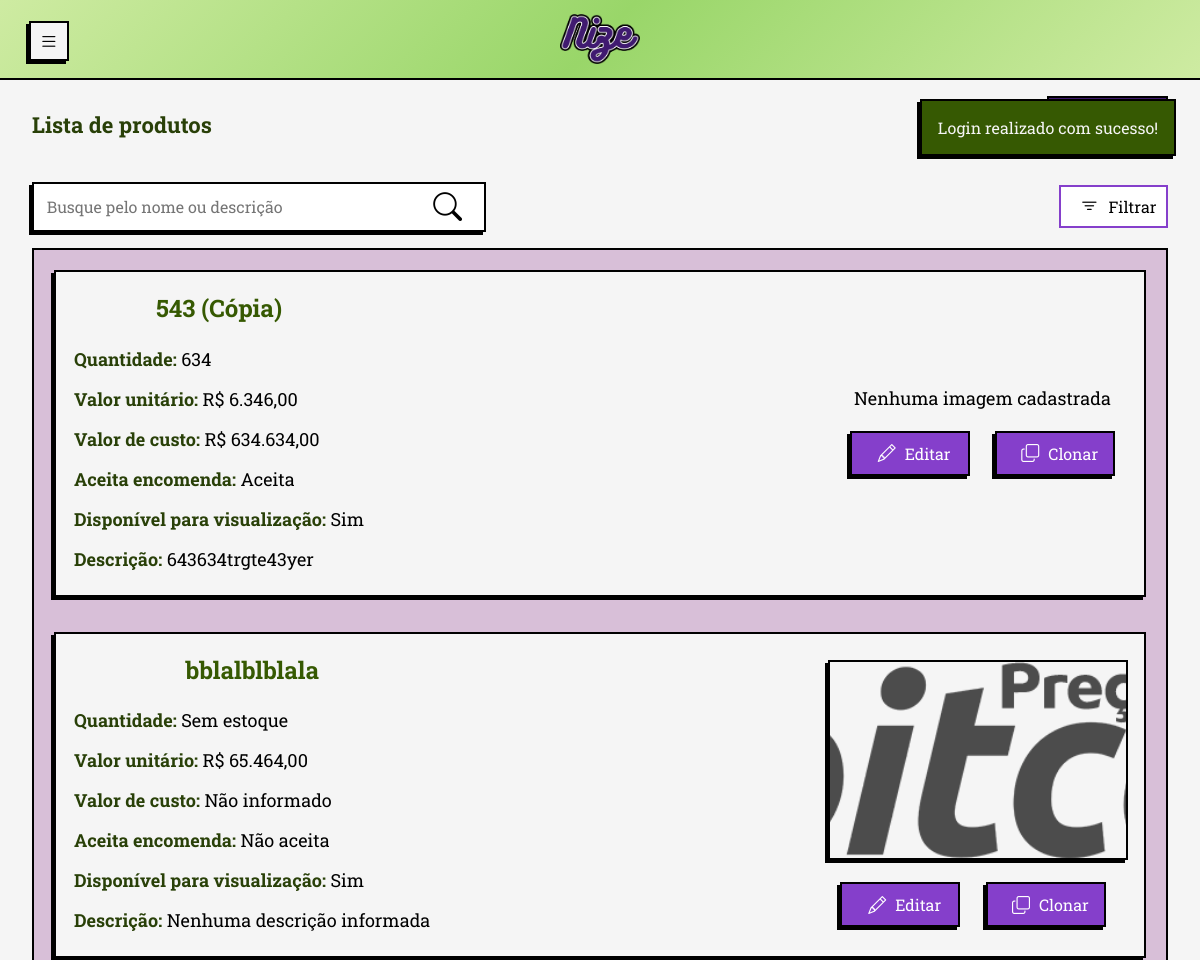
Before: /php/view/produtos/visualizacao_produtos.php (signed in, upper part) with the older database file.
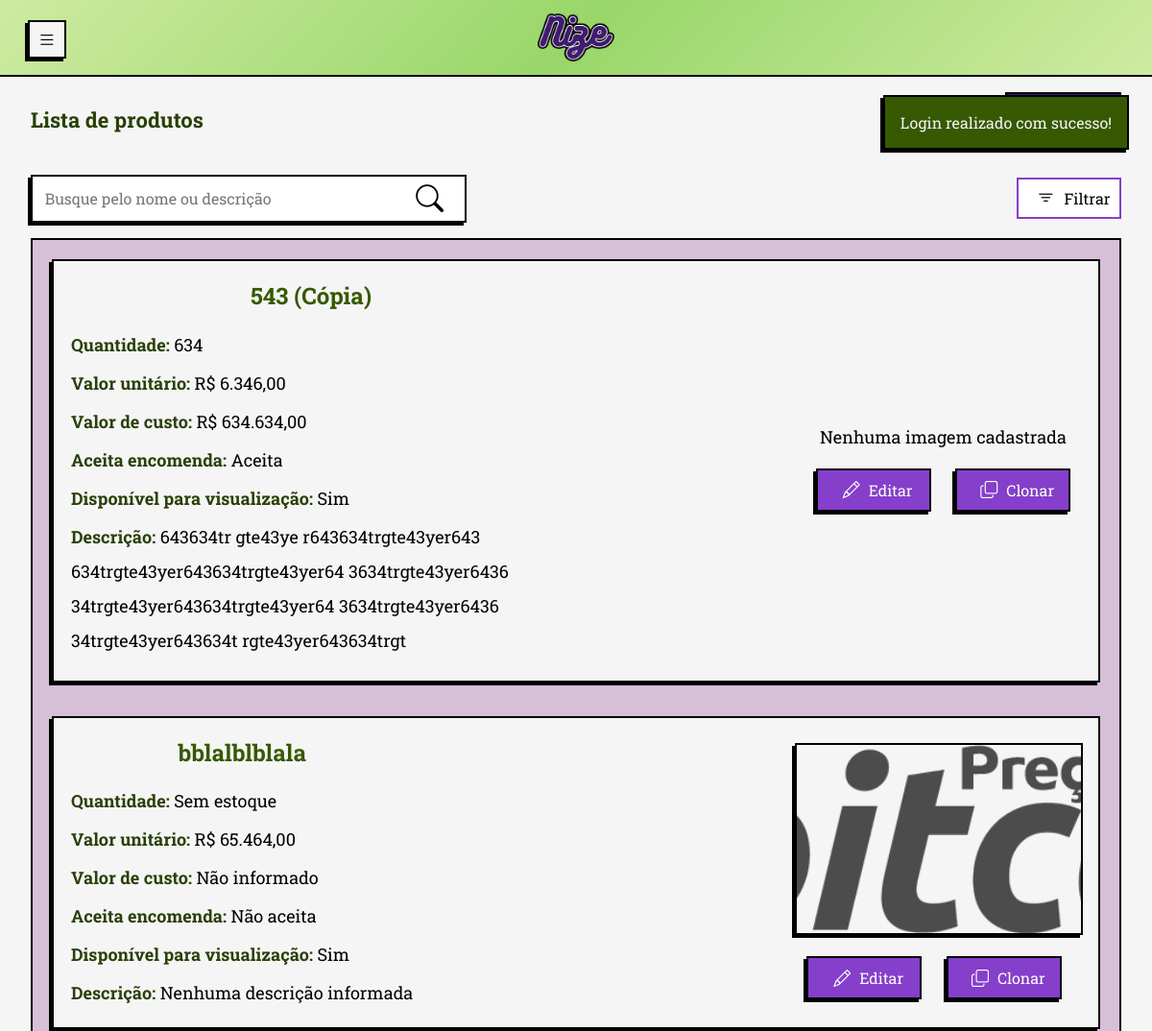
After: the same page with the newer database file.
### tables this page shows
CREATE TABLE produtos (
            id_produto INTEGER PRIMARY KEY AUTOINCREMENT NOT NULL,
            id_usuario INTEGER NOT NULL,
            nome TEXT NOT NULL,
            valor_unitario REAL NOT NULL,
            quantidade INTEGER NULL,
            imagem TEXT NULL,
            aceita_encomenda INTEGER NULL,
            descricao TEXT NULL,
            valor_custo REAL NULL,
            aceita_visualizacao INTEGER NULL,
            created_at TIMESTAMP NOT NULL DEFAULT CURRENT_TIMESTAMP,
            FOREIGN KEY (id_usuario) REFERENCES usuario (id_usuario)
    );

### php/persistence/conexaoBanco.class.php (called while the page is built, shortened)
<?php
class ConexaoBanco extends PDO {
    private static $instancia = null;
    public static function getInstancia() {
        if (!isset(self::$instancia)) {
            try {
                $caminhoBanco = __DIR__ . '/nize_database.db';
                $dsn = "sqlite:" . $caminhoBanco;
                self::$instancia = new ConexaoBanco($dsn, null, null);
                self::$instancia->setAttribute(PDO::ATTR_ERRMODE, PDO::ERRMODE_EXCEPTION);
                self::$instancia->setAttribute(PDO::ATTR_DEFAULT_FETCH_MODE, PDO::FETCH_ASSOC);
            } catch (PDOException $e) {
                $msg_erro = urlencode("Erro ao conectar com o banco SQLite: " . $e->getMessage());
                header("location:../view/general/erro.php?msg=" . $msg_erro);
                exit;
            }
        }
        return self::$instancia;
    }
}

### php/model/usuario.class.php (called while the page is built, shortened)
<?php
class Usuario{
    public function __get($attribute){
        return $this->$attribute;
    }
}
?>

### php/dao/produtodao.class.php (called while the page is built, shortened)
<?php
require_once __DIR__ . '/../persistence/conexaoBanco.class.php';
class ProdutoDAO{
    private $conexao;
    public function __construct() {
        $this-> conexao = ConexaoBanco::getInstancia();
    }
    public function listarTodosProdutos($id_usuario) : array {
        try{
            $sql = $this->conexao->prepare("SELECT * FROM produtos WHERE id_usuario = :id_usuario ORDER BY nome COLLATE NOCASE ASC");
            $sql->bindValue(":id_usuario", $id_usuario);
            $sql->execute();
            return $sql->fetchAll(PDO::FETCH_ASSOC);
        } catch (Exception $e){
            $_SESSION['msg'] = "Erro ao listar produtos";
            header("location:../view/produtos/visualizacao_produtos.php");
            exit;
        }
    }
}

### php/view/produtos/visualizacao_produtos.php (the view, shortened to what this page needs)
<?php
require_once '../../model/usuario.class.php';
require_once '../../dao/produtodao.class.php';
$usuario = unserialize($_SESSION['usuario_logado']);
$produtoDAO = new ProdutoDAO();
$lista = $produtoDAO->listarTodosProdutos($usuario->id_usuario);
?>
<!DOCTYPE html>
<html lang="pt-br">
<head>
  <link rel="stylesheet" href="../../../css/normalize.css">
  <link rel="stylesheet" href="../../../css/query.css">
  <link rel="stylesheet" href="../../../css/style.css">
  <link rel="stylesheet" href="../../../css/sidebar.css">
  <link rel="stylesheet" href="https://cdn.jsdelivr.net/npm/bootstrap-icons@1.13.1/font/bootstrap-icons.min.css">
</head>
<body>
  <header id="header-mobile">
    <div class="container-header">
      <a href="#" data-resize-btn-mobile class="btn-menu" title="Esconder/expandir menu">
        <i class="bi bi-list"></i>
      </a>
      <a href="../general/tela_inicial.php" class="link-logo-header" title="Tela inicial">
        <img src="../../../img/logo/nize_new.png" alt="Nize logotipo" id="logo-header">
      </a>
    </div>
  </header>
  <main class='conteudo-pagina'>
    <div class="internal-nav">
      <div class="internal-nav-links">
        <h1>Lista de produtos</h1>
        <a href="cadastro_produtos.php"><span class="bi bi-plus-lg"></span>Produto</a>
      </div>
      <div class="internal-nav-inputs">
        <form onsubmit="return false;" id="form-pesquisa-produtos">
          <input type="text" id="pesquisa-produtos" placeholder="Busque pelo nome ou descrição " autocomplete="off"><span id="search-icon" class="bi bi-search"></span>
        </form>
        <details class="filtros-produtos">
          <summary><span class="bi bi-filter"></span>Filtrar</summary>
        </details>
      </div>
    </div>
    <?php
    if (isset($_SESSION["msg"])) {
      echo "<div id='session-msg'>" . $_SESSION['msg'] .  "</div>";
    }
    ?>
    <div class="lista-produtos">
      <?php if (!empty($lista)): ?>
        <?php foreach ($lista as $item): ?>
          <div class="product-view">
            <div class="texto-produto">
              <h2><?php echo htmlspecialchars(mb_convert_encoding($item['nome'], "UTF-8", "AUTO")); ?></h2>
              <p><strong>Quantidade:</strong> <?php if ($item['quantidade'] === 0 || $item['quantidade'] == null) {
                                                echo "Sem estoque";
                                              } else {
                                                echo htmlspecialchars($item['quantidade']);
                                              } ?> </p>
              <?php if ($item['valor_unitario']) {
                $valor_unitario = "R$ " . number_format($item['valor_unitario'], 2, ',', '.');
              } else {
                $valor_unitario = "Não informado";
              } ?>
              <p><strong>Valor unitário:</strong> <?php echo $valor_unitario ?></p>
              <?php if ($item['valor_custo']) {
                $valor_custo = "R$ " . number_format($item['valor_custo'], 2, ',', '.');
              } else {
                $valor_custo = "Não informado";
              } ?>
              <p><strong>Valor de custo:</strong> <?php echo $valor_custo; ?></p>
              <?php
              if (htmlspecialchars($item['aceita_encomenda']) === '1') {
                $aceita_encomenda = "Aceita";
              } else {
                $aceita_encomenda = "Não aceita";
              }
              if (htmlspecialchars($item['aceita_visualizacao']) === '1') {
                $aceita_visualizacao = "Sim";
              } else {
                $aceita_visualizacao = "Não";
              }
              ?>
              <p><strong>Aceita encomenda:</strong> <?php echo $aceita_encomenda; ?></p>
              <p><strong>Disponível para visualização:</strong> <?php echo $aceita_visualizacao; ?></p>
              <p class="p-descricao"><strong>Descrição:</strong>
                <?php if ($item['descricao']) {
                  echo htmlspecialchars($item['descricao']);
                } else {
                  echo "Nenhuma descrição informada";
                } ?></p>
            </div>
            <div class="product-img-btn">
              <?php if ($item['imagem']) {
                echo "<img src='../../persistence/uploads/" . htmlspecialchars($item['imagem']) . "' alt='imagem do produto' class='img-produtos'>";
                } else {
                  echo "<p class='img-produtos'>Nenhuma imagem cadastrada</p>";
              } ?>
              <div class="product-btns">
                <a href="alteracao_produto.php?id=<?php echo $item['id_produto']; ?>"><span class="bi bi-pencil"></span>Editar</a>
                <a href="clonar_produto.php?id=<?php echo $item['id_produto']; ?>" class="btn-clonar"><span class="bi bi-copy"></span>Clonar</a>
                </div>
            </div>
          </div>
        <?php endforeach; ?>
      <?php else: echo "Nenhum produto cadastrado." ?>
      <?php endif; ?>
    </div>
  </main>
</body>
</html>

### css/query.css (style rules this page uses)
@media screen and (max-width: 1280px) { main { margin-top: 1.5em; margin-left: 1em; } }
@media screen and (max-width: 1280px) { main.conteudo-pagina { margin: 3em 0; padding: 2em 2em; } }
@media screen and (max-width: 1280px) { .success-msg, .error-msg { color: whitesmoke; border: 2px solid black; box-shadow: var(--box-shadow); font-size: 16px; position: absolute; top: 3.2em; right: 1.5em; width: fit-content; max-width: 300px; padding: 0.8em 1rem; z-index: 99999; } }
@media screen and (max-width: 1280px) { h1 { font-size: 22px; } }
@media screen and (max-width: 1280px) { .btn-menu { position: fixed; left: 1em; top: 0.5em; } }
@media screen and (max-width: 1280px) { div.product-view .product-btns { margin: auto 0; } }
@media screen and (max-width: 1280px) { div.product-view { padding: 1em; display: flex; flex-direction: row; width: 100%; justify-content: space-between; align-items: center; } }
@media screen and (max-width: 1280px) { div.product-view p { margin: 2px; line-height: 2em; } }
@media screen and (max-width: 1280px) { div.product-view > div.product-img-btn > img.img-produtos { align-self: center; width: 300px; height: 200px; } }
@media screen and (max-width: 1280px) { div.texto-produto, div.texto-pedido { max-width: 50%; } }
@media screen and (max-width: 1280px) { div.texto-produto h2, div.texto-pedido h2 { text-align: left; padding: 0.2em; } }
@media screen and (max-width: 1280px) { div.product-btns > a { padding: 0.2em 0.5em; font-size: 16px; } }
div.product-img-btn { margin-right: 0; }

### css/style.css (style rules this page uses)
.internal-nav { display: inline-block; margin-bottom: 2em 0; gap: 20px; }
.internal-nav-links h1 { padding: 0; color: var(--darkGreen); text-align: left; }
.internal-nav-links { padding: 0; margin: 0; display: flex; justify-content: space-between; align-items: center; }
.internal-nav-links > a { text-decoration: none; border: var(--border); box-shadow: var(--box-shadow); background-color: var(--darkerPurple); padding: 0.8em; color: white; width: fit-content; text-align: center; margin: 1em 0; }
.internal-nav-inputs { display: flex; justify-content: space-between; align-items: baseline; margin-bottom: 1em; }
.internal-nav-inputs details { margin-left: 1em; }
.filtros-produtos { border: var(--border-focus-purple); padding: 0.2em 0.6em; background-color: white; }
.filtros-produtos summary { list-style: none; display: flex; align-items: center; }
.filtros-produtos summary span { font-size: 1.2em; margin-right: 0.5em; }
#form-pesquisa-produtos, #form-pesquisa-pedidos, #form-pesquisa-usuarios { position: relative; display: inline-block; margin-top: 0.8em; width: 40%; background-color: white; }
#pesquisa-produtos, #pesquisa-pedidos, #pesquisa-usuarios { border: var(--border); box-shadow: var(--box-shadow); padding: 0.8em; font-size: 16px; width: 100%; }
#search-icon { position: absolute; right: 10px; top: 50%; transform: translateY(-50%); font-size: 1.8rem; }
.lista-produtos, .lista-pedidos { display: flex; flex-wrap: wrap; justify-content: space-evenly; border: var(--border-thin); padding: 10px; background-color: thistle; }
.product-view { display: flex; flex-wrap: wrap; flex-direction: column; overflow-x: hidden; background-color: whitesmoke; border: var(--border); box-shadow: var(--box-shadow); padding: 2rem; margin: 10px; margin-bottom: 25px; box-sizing: border-box; width: 45%; min-height: fit-content; max-height: fit-content; justify-content: space-between; }
div.texto-produto h2, div.texto-pedido h2 { text-align: center; padding: 0 0 0.4em 0; }
div.product-img-btn { display: flex; align-content: center; flex-direction: column; }
div.product-img-btn p { align-self: center; }
div.texto-produto { display: flex; flex-direction: column; }
div.product-img-btn > img.img-produtos { border: var(--border); box-shadow: var(--box-shadow); margin-left: 10px; margin-bottom: 10px; margin-top: 10px; width: 70%; height: 250px; object-fit: cover; align-self: center; }
.p-descricao { overflow-y: scroll; overflow-x: hidden; max-height: 150px; max-width: 500px; scrollbar-width: thin; scrollbar-color: var(--normalPurple); margin: 0.5em 0; }
.product-btns { display: flex; justify-content: center; align-items: center; margin-top: auto; }
div.product-btns span { font-size: 18px; margin-right: 0.5em; }
.product-btns > a { width: 120px; height: 45px; }
.product-btns > .btn-clonar { width: 120px; }
details > summary { list-style: none; }

Changed rows visible on the page:
changed produtos "543 (Cópia)": descricao "643634trgte43yer" → "643634tr gte43ye r643634trgte43yer643 634trgte43yer643634trgte43yer64 3634trgte43yer6436 34trgte43yer643634trgte43yer64 3634trgte43yer6436 34trgte43yer643634t rgte43yer643634trgt…"
